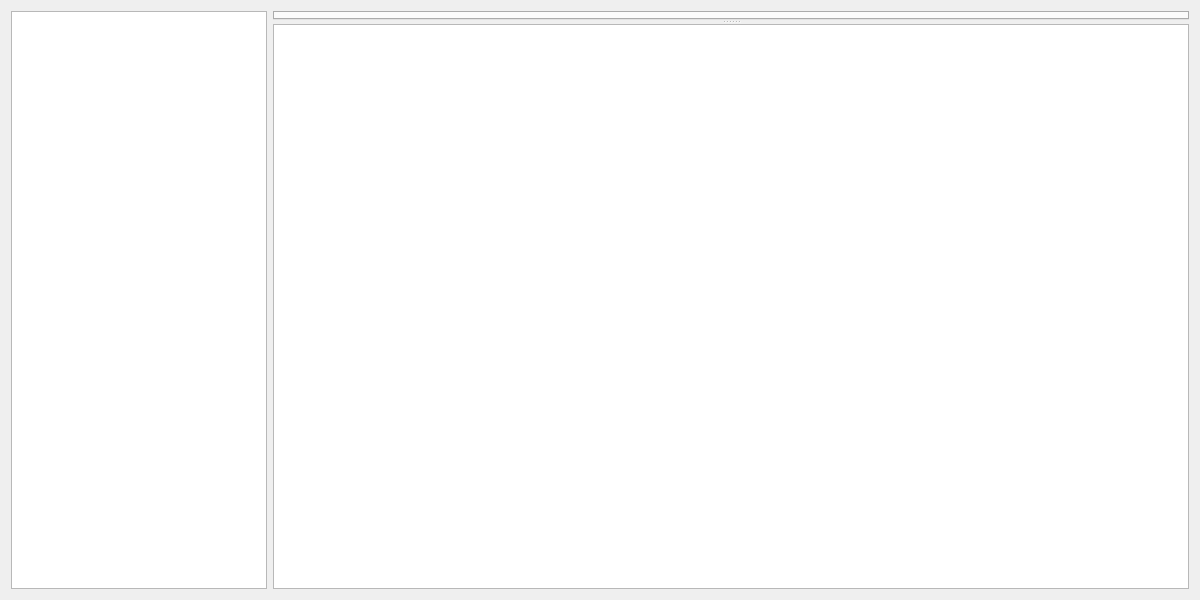
<?xml version="1.0" encoding="UTF-8"?>
<ui version="4.0">
 <class>ViewTimePlot</class>
 <widget class="QWidget" name="ViewTimePlot">
  <property name="windowModality">
   <enum>Qt::NonModal</enum>
  </property>
  <property name="geometry">
   <rect>
    <x>0</x>
    <y>0</y>
    <width>1200</width>
    <height>600</height>
   </rect>
  </property>
  <property name="windowTitle">
   <string>Form</string>
  </property>
  <layout class="QHBoxLayout" name="horizontalLayout" stretch="0,5">
   <item>
    <widget class="QTreeView" name="treeViewResults">
     <property name="editTriggers">
      <set>QAbstractItemView::NoEditTriggers</set>
     </property>
     <property name="selectionMode">
      <enum>QAbstractItemView::ExtendedSelection</enum>
     </property>
     <property name="itemsExpandable">
      <bool>true</bool>
     </property>
     <attribute name="headerVisible">
      <bool>false</bool>
     </attribute>
    </widget>
   </item>
   <item>
    <widget class="QSplitter" name="splitter">
     <property name="orientation">
      <enum>Qt::Vertical</enum>
     </property>
     <widget class="QTabWidget" name="tabWidget">
      <property name="tabShape">
       <enum>QTabWidget::Rounded</enum>
      </property>
      <property name="currentIndex">
       <number>-1</number>
      </property>
     </widget>
     <widget class="QGraphicsView" name="graphicsView"/>
    </widget>
   </item>
  </layout>
 </widget>
 <resources/>
 <connections/>
</ui>
